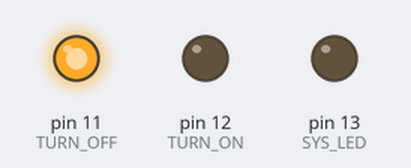
The sketch below on a simulated Arduino Uno, built with avr-gcc and run on an emulated ATmega328P. On the bench: output pins drawn as LEDs (lit = HIGH). What the sketch prints to the serial monitor is not drawn.

Above: at 0.1 s.
At 21.0 s:
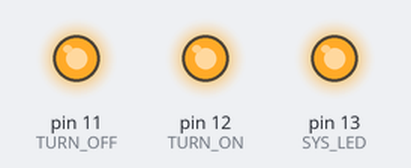
At 40.0 s:
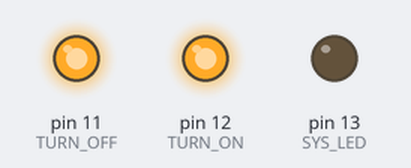
Timing chart, 0 to 40.0 s (numbered marks = the images above):
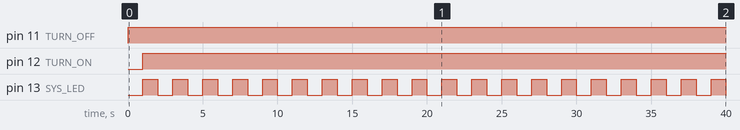

Measured:
- by itself, pin 11 (TURN_OFF): LOW → HIGH at 0.00 s
- by itself, pin 12 (TURN_ON): LOW → HIGH at 1.0 s
- by itself, pin 13 (SYS_LED): alternates HIGH for 1.0 s and LOW for 1.0 s

The sketch:

relay_onoff.ino
```cpp
#define SYS_LED   13
#define TURN_ON   12
#define TURN_OFF  11

#define RELAY_ON  0
#define RELAY_OFF  1

#define BOOT_MODE 0
#define TURN_ON_MODE 10
#define TURN_OFF_MODE 20
#define INTERVAL_DELAY_MODE 50

#define T_ON_TIME         10  //100msec unit
#define T_ON_AFTER_DELAY  1800  //100msec unit
#define T_OFF_TIME        10  //100msec unit
#define T_OFF_AFTER_DELAY 300  //100msec unit
#define T_INTERVAL_DELAY  0  //100msec unit

#define SYNC_OP_SYS_TIMER	1
#define SENSING_TRUE    0


void Main100mSec(void);
void Main1Sec(void);
void Timer_Int_flag(void);
void timer_setup();

uint8_t timer100mSecFalg = 0;
uint8_t timer1SecFalg = 0;
uint8_t sys_mode = 0;
uint8_t sys_step = 0;
uint16_t  op_timer = 0, sys_timer = 0;
uint16_t  repeat = 0;

void setup() {
  // put your setup code here, to run once:
  pinMode(SYS_LED, OUTPUT);
  pinMode(TURN_ON, OUTPUT);
  pinMode(TURN_OFF, OUTPUT);

  Serial.begin(9600); // serial communication for debug monitoring
  Serial.println("\nProgram Start");
  timer_setup();
}

void loop() {
  // put your main code here, to run repeatedly:
  Timer_Int_flag();
  switch (sys_mode) {

    case BOOT_MODE :
      Serial.println("\nBOOT_MODE");
      digitalWrite(TURN_ON, RELAY_OFF);
      digitalWrite(TURN_OFF, RELAY_OFF);
      sys_mode++;
      break;
    case BOOT_MODE +1 :
      repeat = 0;
      sys_mode = TURN_ON_MODE;
      break;

    case TURN_ON_MODE :
      Serial.println("\nTURN_ON");
      digitalWrite(TURN_ON, RELAY_ON);
      op_timer = 0;
#if defined(SYNC_OP_SYS_TIMER)
      sys_timer = op_timer;
#endif
      sys_mode++;
      break;
    case TURN_ON_MODE+1 :
      if (op_timer >= T_ON_TIME) {
        digitalWrite(TURN_ON, RELAY_OFF);
        op_timer = 0;
#if defined(SYNC_OP_SYS_TIMER)
        sys_timer = op_timer;
#endif
        sys_mode++;
      }
      break;
    case TURN_ON_MODE+2 :
      if (op_timer >= T_ON_AFTER_DELAY) {
        op_timer = 0;
#if defined(SYNC_OP_SYS_TIMER)
        sys_timer = op_timer;
#endif
        sys_mode = TURN_OFF_MODE;
      }
      break;

    case TURN_OFF_MODE :
      Serial.println("\nTURN_OFF");
      digitalWrite(TURN_OFF, RELAY_ON);
      op_timer = 0;
#if defined(SYNC_OP_SYS_TIMER)
      sys_timer = op_timer;
#endif
      sys_mode++;
    case TURN_OFF_MODE+1 :
      if (op_timer >= T_OFF_TIME) {
        digitalWrite(TURN_OFF, RELAY_OFF);
        op_timer = 0;
#if defined(SYNC_OP_SYS_TIMER)
        sys_timer = op_timer;
#endif
        sys_mode++;
      }
      break;
    case TURN_OFF_MODE+2 :
      if (op_timer >= T_OFF_AFTER_DELAY) {
        op_timer = 0;
#if defined(SYNC_OP_SYS_TIMER)
        sys_timer = op_timer;
#endif
        sys_mode = INTERVAL_DELAY_MODE;
      }
      break;

    case INTERVAL_DELAY_MODE :
      if (op_timer >= T_INTERVAL_DELAY) {
        repeat++;
        op_timer = 0;
#if defined(SYNC_OP_SYS_TIMER)
        sys_timer = op_timer;
#endif
        sys_mode = TURN_ON_MODE;
      }
      break;

    default :
      sys_mode = BOOT_MODE;
      break;
  }
}

void Main100mSec(void)
{
  op_timer++;
}

void Main1Sec(void)
{
  digitalWrite(SYS_LED, digitalRead(SYS_LED) ^ 1);
  sys_timer++;
  Serial.print(sys_timer);
  if (sys_timer % 10 == 0) Serial.println(" ");
  else  Serial.print(",");
}

void Timer_Int_flag(void)
{
  if (timer100mSecFalg)
  {
    timer100mSecFalg = 0;
    Main100mSec();
  }
  if (timer1SecFalg)
  {
    timer1SecFalg = 0;
    Main1Sec();
  }
}

ISR(TIMER1_COMPA_vect) //, ISR_NOBLOCK)
{
  static uint8_t ms10CntDown = 10, ms100CntDown = 10, Sec1CntDown = 10;
  if (--ms10CntDown == 0)
  {
    ms10CntDown = 10;
    if (--ms100CntDown == 0)
    {
      ms100CntDown = 10;
      timer100mSecFalg = 1;
      if (--Sec1CntDown == 0)
      {
        Sec1CntDown = 10;
        timer1SecFalg = 1;
      }
    }
  }
}

void timer_setup(void)
{
  TCCR1A = 0;
  TCCR1B = (1 << WGM12) | (1 << CS11) | (1 << CS10); // CTC mode, set to 1/256 prescaler
  TCCR1C = 0;
  OCR1AH = (0 >> 8);
  OCR1AL = 249;
  TIMSK1 = (1 << OCIE1A);
}
```
